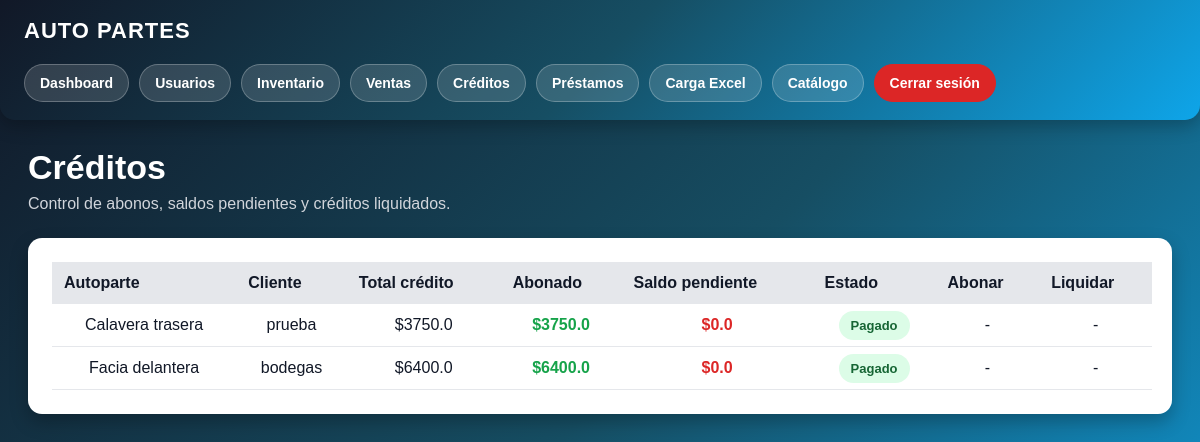
Page /creditos (signed in) on the earlier database version.
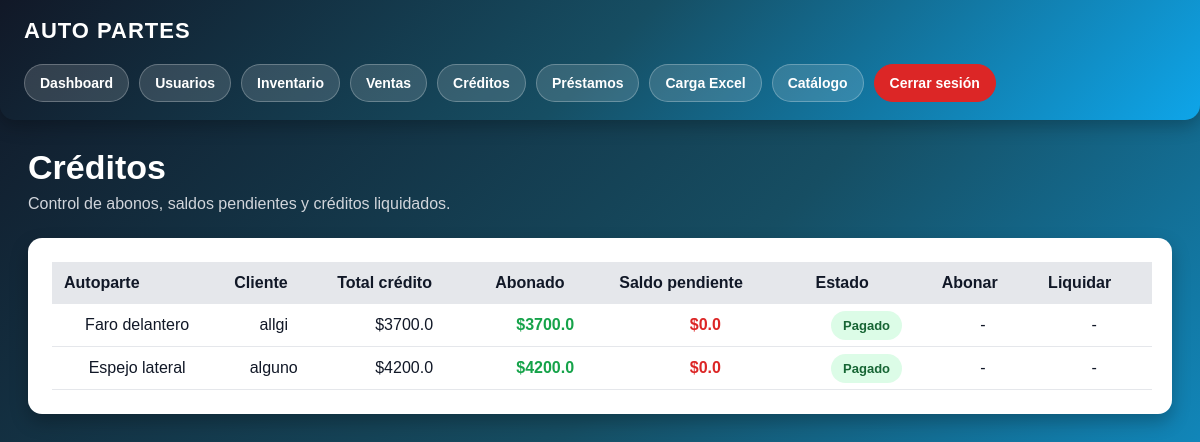
Same page on the later database version.
### app.py (models this page shows)
class Producto(db.Model):
    id = db.Column(db.Integer, primary_key=True)
    marca = db.Column(db.String(100))
    modelo = db.Column(db.String(100))
    anio = db.Column(db.Integer)
    autoparte = db.Column(db.String(150))
    observaciones = db.Column(db.Text)
    transmision = db.Column(db.String(100))
    motor = db.Column(db.String(100))
    propiedad = db.Column(db.String(100))
    tipo = db.Column(db.String(100))
    lado = db.Column(db.String(50))
    origen = db.Column(db.String(100))
    costo_venta = db.Column(db.Float)
    stock = db.Column(db.Integer, default=1)
    foto = db.Column(db.String(300))
    link_ml = db.Column(db.String(500))
    estado = db.Column(db.String(50), default="disponible")
    vendido_a = db.Column(db.String(150))
    metodo_pago = db.Column(db.String(100))
    factura = db.Column(db.String(100))
    comentarios_venta = db.Column(db.Text)
    fecha_salida = db.Column(db.String(100))
    fecha_prestamo = db.Column(db.String(100))

### app.py (the view)
@app.route("/creditos")
def creditos():
    if not session.get("rol") in ["admin", "vendedor"]:
        return redirect("/login")
    productos_credito = Producto.query.filter(
        Producto.estado.in_(["credito", "pagado"])
    ).all()
    creditos_lista = []
    for producto in productos_credito:
        total = calcular_total_credito(producto)
        abonado = calcular_abonado(producto.id)
        saldo = round(max(total - abonado, 0), 2)
        pagado = producto.estado == "pagado" or saldo <= 0
        if pagado and producto.estado != "pagado":
            producto.estado = "pagado"
            db.session.commit()
        creditos_lista.append({
            "producto": producto,
            "total": round(total, 2),
            "abonado": round(abonado, 2),
            "saldo": round(saldo, 2),
            "pagado": pagado
        })
    return render_template(
        "creditos.html",
        creditos=creditos_lista
    )

### app.py (called while the page is built)
def obtener_cantidad_movimiento(producto):
    comentarios = producto.comentarios_venta or ""
    if "Cantidad:" in comentarios:
        try:
            parte = comentarios.split("Cantidad:", 1)[1]
            numero = parte.split(".", 1)[0].strip()
            return int(numero)
        except Exception:
            return 1
    return 1

def calcular_total_credito(producto):
    cantidad = obtener_cantidad_movimiento(producto)
    precio = producto.costo_venta or 0
    return round(precio * cantidad, 2)

def calcular_abonado(producto_id):
    total_abonado = db.session.query(
        db.func.coalesce(db.func.sum(AbonoCredito.monto), 0)
    ).filter(
        AbonoCredito.producto_id == producto_id
    ).scalar()
    return round(float(total_abonado or 0), 2)

### templates/creditos.html (shortened to what this page needs)
{% extends "layout.html" %}
{% block contenido %}
<div class="creditos-header">
    <h1>Créditos</h1>
    <p>Control de abonos, saldos pendientes y créditos liquidados.</p>
</div>
{% if creditos %}
<div class="creditos-card">
    <table>
        <tr>
            <th>Autoparte</th>
            <th>Cliente</th>
            <th>Total crédito</th>
            <th>Abonado</th>
            <th>Saldo pendiente</th>
            <th>Estado</th>
            <th>Abonar</th>
            <th>Liquidar</th>
        </tr>
        {% for credito in creditos %}
        <tr>
            <td>{{ credito.producto.autoparte or '-' }}</td>
            <td>{{ credito.producto.vendido_a or '-' }}</td>
            <td>${{ credito.total }}</td>
            <td class="abonado">
                ${{ credito.abonado }}
            </td>
            <td class="saldo">
                ${{ credito.saldo }}
            </td>
            <td>
                {% if credito.pagado %}
                    <span class="badge-pagado">Pagado</span>
                {% else %}
                    <span class="badge-credito">A crédito</span>
                {% endif %}
            </td>
            <td>
                {% if not credito.pagado %}
                    <form
                        method="POST"
                        action="/abonar/{{ credito.producto.id }}"
                        class="form-abono"
                    >
                        <input
                            type="number"
                            step="0.01"
                            min="1"
                            name="monto"
                            placeholder="Monto"
                            required
                        >
                        <button
                            type="submit"
                            class="btn-mini btn-abonar"
                        >
                            Abonar
                        </button>
                    </form>
                {% else %}
                    -
                {% endif %}
            </td>
            <td>
                {% if not credito.pagado %}
                    <a href="/marcar_pagado/{{ credito.producto.id }}">
                        <button
                            class="btn-mini btn-pagado"
                            onclick="return confirm('¿Marcar este crédito como pagado?')"
                        >
                            Pagado
                        </button>
                    </a>
                {% else %}
                    -
                {% endif %}
            </td>
        </tr>
        {% endfor %}
    </table>
</div>
{% else %}
<div class="sin-creditos">
    <h2>No hay créditos pendientes</h2>
    <p>Cuando registres una venta a crédito aparecerá aquí.</p>
</div>
{% endif %}
{% endblock %}

Differences in the rows shown:
no longer on this page (row edited): Producto: producto "Calavera trasera", producto "prueba"
no longer on this page (row edited): Producto: producto "Facia delantera", producto "bodegas"
added Producto: producto "Faro delantero", producto "allgi"
now on this page (row edited): Producto: producto "Espejo lateral", producto "alguno"
Other differences:
new list line: "$ 3700.0 $ 3700.0 $ 0.0 Pagado - -"
new list line: "$ 4200.0 $ 4200.0 $ 0.0 Pagado - -"
list line gone: "$ 3750.0 $ 3750.0 $ 0.0 Pagado - -"
list line gone: "$ 6400.0 $ 6400.0 $ 0.0 Pagado - -"
